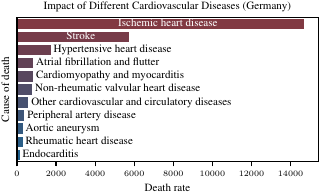

Generate this figure with Python:
import pandas as pd
import matplotlib.pyplot as plt
from matplotlib.colors import LinearSegmentedColormap
import seaborn as sns
import os
from tueplots import bundles
from tueplots.constants.color import rgb

DATA_PATH = "data/raw/"
OUTPUT_PATH = 'doc/IHD_germany_2024/fig'

# Create a linear segmented colormap
custom_cmap = LinearSegmentedColormap.from_list("tue_red_blue", [rgb.tue_red, rgb.tue_blue])
n_colors = 11  # You can adjust the number of colors in the palette
custom_colors = [custom_cmap(i / n_colors) for i in range(n_colors)]
tue_RB_palette = sns.color_palette(custom_colors)

# load csv data
cvd_data = pd.read_csv(DATA_PATH + "GBD_CVD_specific.csv")

# preprocess data & sort - get only germany, get only death rate, combine male and female numbers
ONLY_GERMANY = True
new_filtered_data = cvd_data[(cvd_data['metric'] == 'Rate') & (cvd_data['measure'] == 'Deaths')]
if ONLY_GERMANY:
    new_filtered_data = new_filtered_data[new_filtered_data['location'] == 'Germany']
new_impact_data = new_filtered_data.groupby('cause')['val'].sum().sort_values(ascending=False)

# bar plot
plt.rcParams.update(bundles.icml2022(column="half", ncols=2, nrows=1))
plt.rcParams["figure.figsize"] = (plt.rcParams["figure.figsize"][0], plt.rcParams["figure.figsize"][1]*2)
barplot = sns.barplot(x=new_impact_data.values, y=new_impact_data.index, palette=tue_RB_palette, orient='h')

# Remove the y-axis labels
plt.yticks([])

# Get the two largest cause indices for conditional labeling
top_two_indices = new_impact_data.nlargest(2).index

# Customize y-axis labels, placing them inside the bars for the top two causes and higher outside for the others
for i, bar in enumerate(barplot.patches):
    cause = new_impact_data.index[i]
    label_y_pos = bar.get_y() + bar.get_height() / 2

    if cause in top_two_indices:
        # Label inside the bar for top two causes
        label_x_pos = bar.get_width()*0.7   # Slightly inside the end of the bar
        label_color = 'white'
        ha_alignment = 'right'
    else:
        # Label outside the bar for other causes, to the right of the bar
        label_x_pos = bar.get_width() + (max(new_impact_data.values) * 0.01)  # Slightly outside the bar
        label_color = 'black'
        ha_alignment = 'left'

    plt.text(label_x_pos, label_y_pos,
             cause,
             va='center',
             ha=ha_alignment,
             color=label_color)
    
plt.title('Impact of Different Cardiovascular Diseases (Germany)')
plt.xlabel('Death rate')
plt.ylabel('Cause of death')

plt.savefig(f'{OUTPUT_PATH}/fig_ImpactOfDifferentCVDs.pdf')